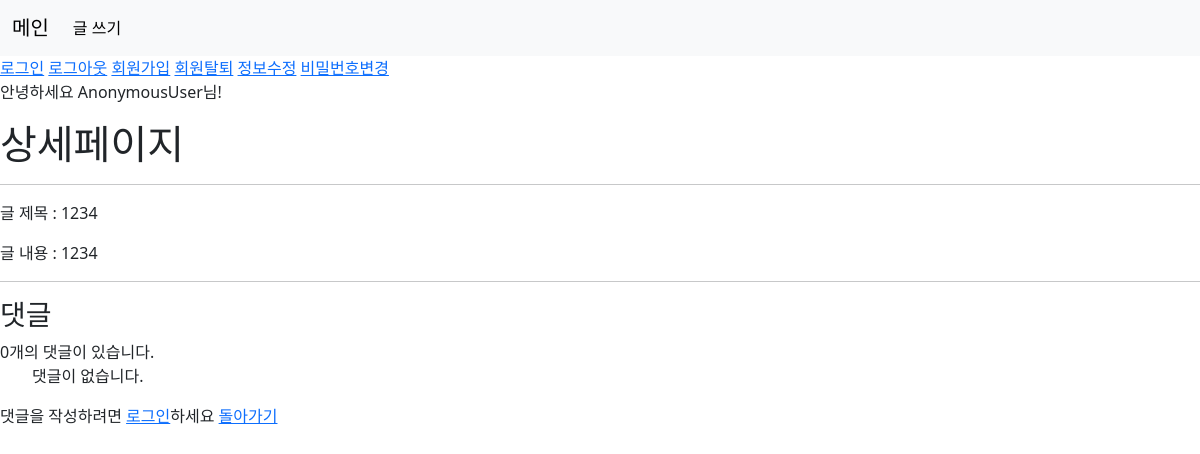
Page /articles/2/ on the earlier database version.
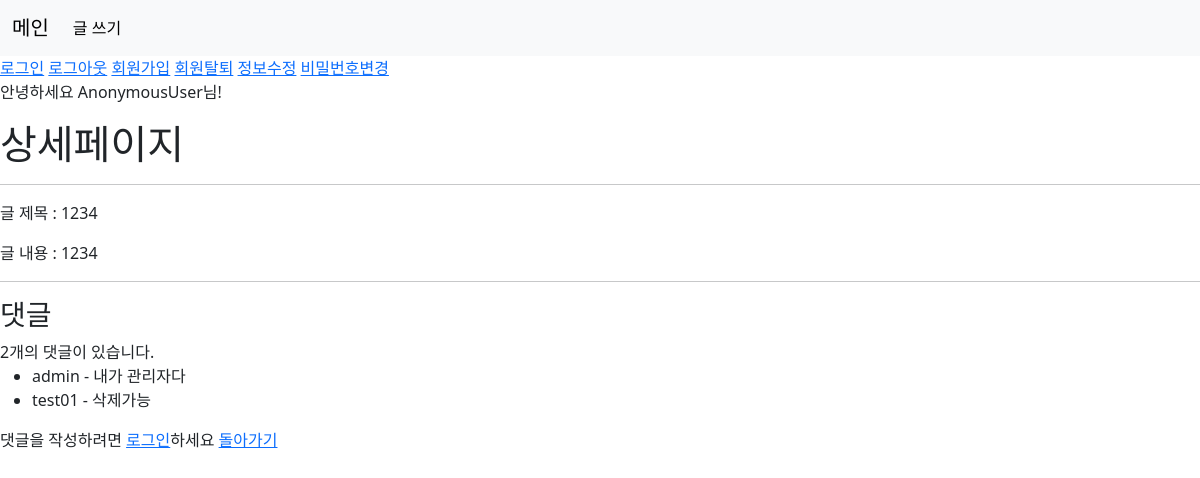
Same page on the later database version.
### articles/models.py (models this page shows, shortened)
class Comment(models.Model):
    article = models.ForeignKey(Article, on_delete = models.CASCADE)
    user = models.ForeignKey(settings.AUTH_USER_MODEL, on_delete=models.CASCADE)
    content = models.CharField(max_length=100)

### articles/views.py (the view)
# urls.py: path('<int:pk>/', views.read, name='read'),
def read(request, pk):
    article = Article.objects.get(pk=pk) # pk값을 받아지정
    if request.method == 'POST':
        if request.user.is_authenticated:
            if request.user == article.user:
                article.delete()
                return redirect('articles:index')
        return redirect('articles:index')
    else :
        commentform = CommentForm()
        comment = article.comment_set.all()
        content = {'article': article, 'commentform' : commentform, 'comment': comment,}
        return render(request, 'articles/read.html', content)

### articles/templates/articles/read.html (shortened to what this page needs)
{% extends 'base.html' %}
{% block content %}
<h1>상세페이지</h1>
<hr>
<p>글 제목 : {{article.title}}</p>
<p>글 내용 : {{article.content}}</p>
<hr>
<h3>댓글</h3>
{{ comment|length}}개의 댓글이 있습니다.
<ul>
    {% for comments in comment %}
        <li> {{comments.user}} - {{comments.content}}
        </li>
    {%empty%}
    <p>댓글이 없습니다.</p>
    {% endfor %}
</ul>
{% if request.user.is_authenticated %}
<form action="{% url 'articles:comment_create' article.pk %}" method = "POST">
    {% csrf_token %}
    {{ commentform }}
    <input type="submit" value="댓글등록">
</form>
{% else %}
댓글을 작성하려면 <a href="{% url 'accounts:login' %}">로그인</a>하세요
{% endif %}
<a href="{% url 'articles:index' %}">돌아가기</a>
{% endblock content %}

Differences in the rows shown:
added Comment: user "admin", content "내가 관리자다"
added Comment: user "test01", content "삭제가능"
Other differences:
{{ comment|length }}: "0" → "2"
text no longer shown: "댓글이 없습니다."
